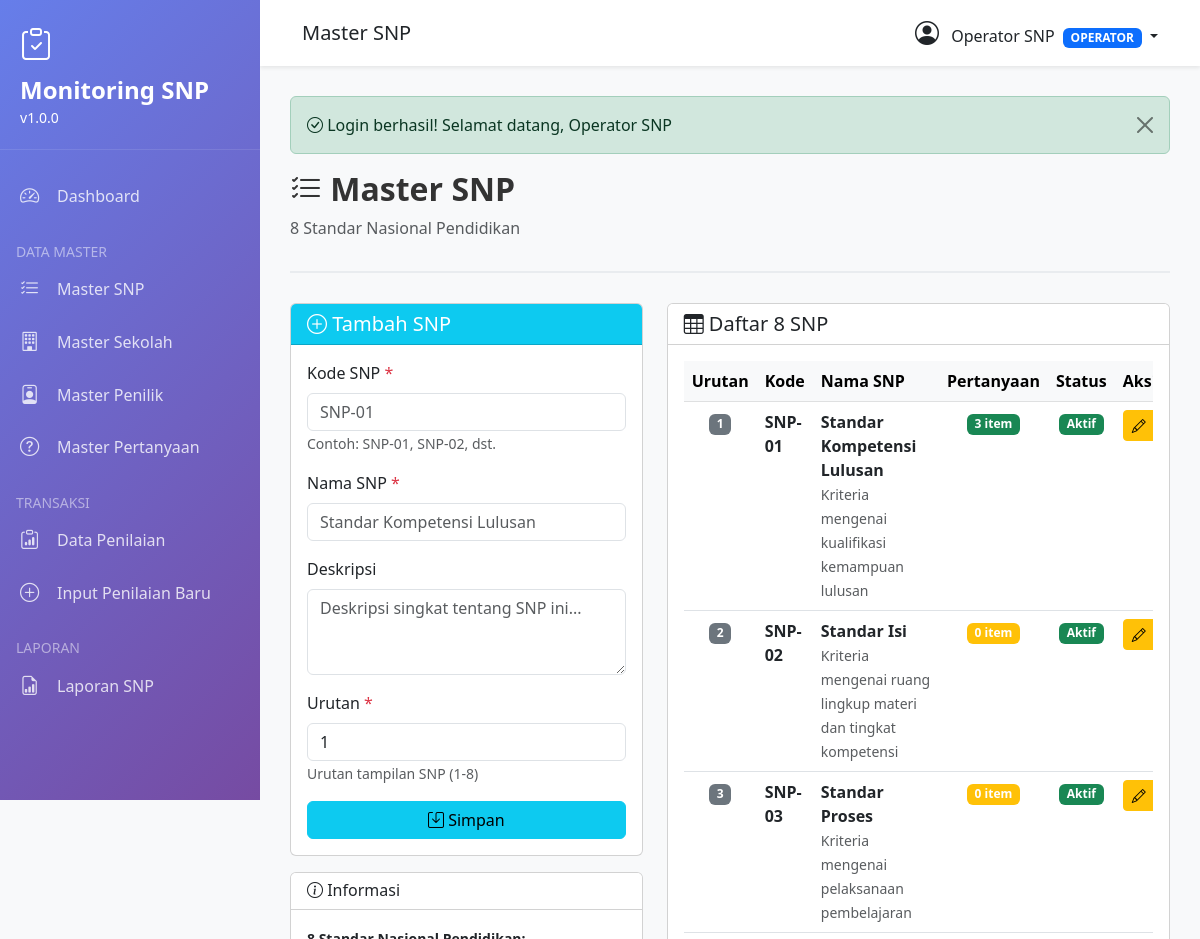
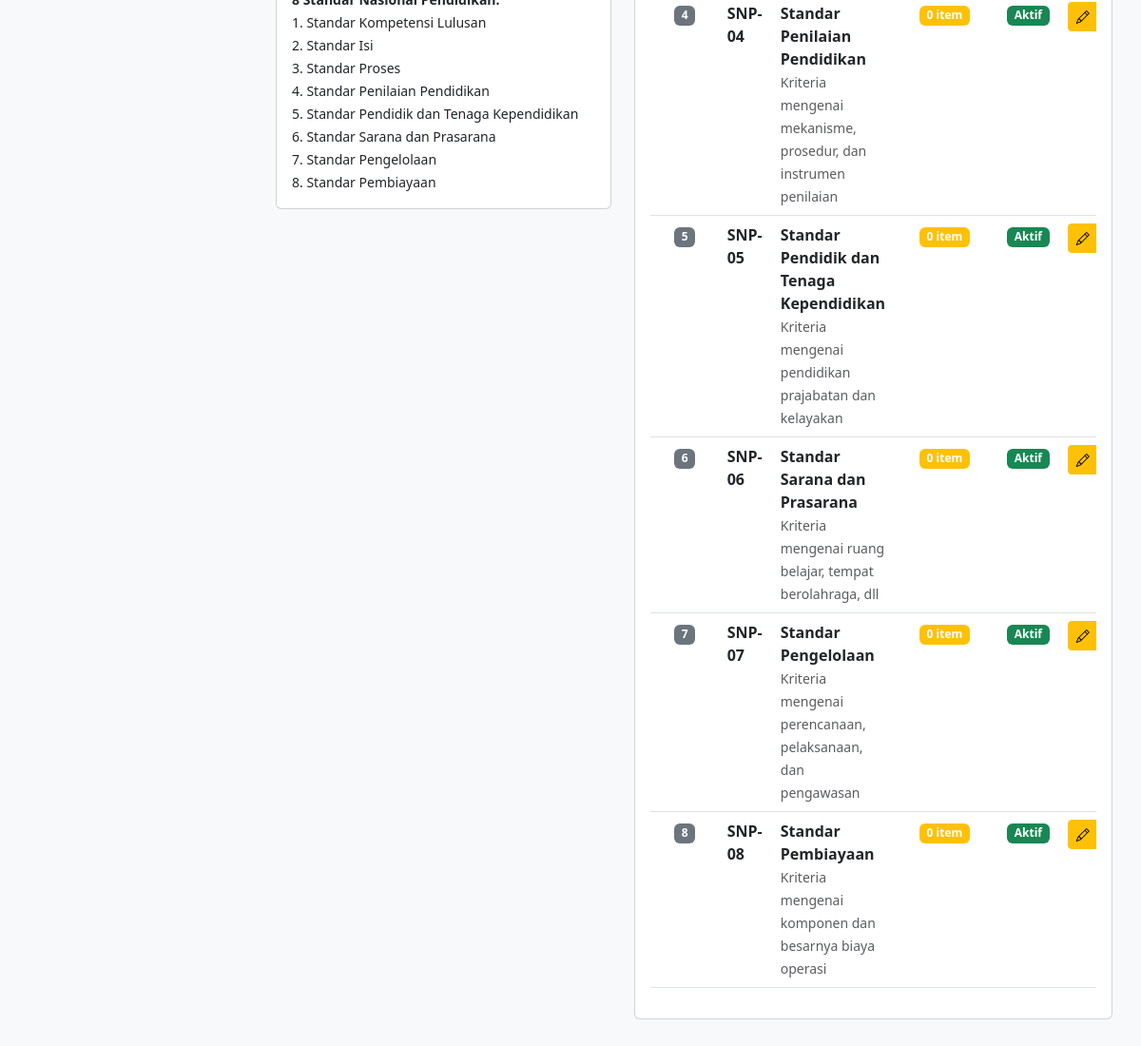
The app's page /modules/master-snp.php (signed in) with its own data (2 pictures, top to bottom).
### tables this page shows
CREATE TABLE master_snp (
    id INT PRIMARY KEY AUTO_INCREMENT,
    kode_snp VARCHAR(10) UNIQUE NOT NULL,
    nama_snp VARCHAR(200) NOT NULL,
    deskripsi TEXT,
    urutan INT,
    is_active TINYINT(1) DEFAULT 1,
    created_at TIMESTAMP DEFAULT CURRENT_TIMESTAMP,
    updated_at TIMESTAMP DEFAULT CURRENT_TIMESTAMP ON UPDATE CURRENT_TIMESTAMP
);

### config/config.php (called while the page is built, shortened)
<?php
class Database {
    private static $instance = null;
    private $conn;
    private function __construct() {
        try {
            $this->conn = new mysqli(DB_HOST, DB_USER, DB_PASS, DB_NAME);
            $this->conn->set_charset("utf8");
        } catch (Exception $e) {
            die("ERROR: " . $e->getMessage());
        }
    }
    public static function getInstance() {
        if (self::$instance === null) {
            self::$instance = new Database();
        }
        return self::$instance;
    }
    public function query($sql) {
        return $this->conn->query($sql);
    }
}

### modules/master-snp.php (the view, shortened to what this page needs)
<?php
$db = Database::getInstance();
$pageTitle = 'Master SNP';
require_once '../includes/header.php';
$editData = null;
$dataSNP = $db->query("
    SELECT s.*,
           (SELECT COUNT(*) FROM pertanyaan_snp WHERE snp_id = s.id) as jumlah_pertanyaan
    FROM master_snp s
    ORDER BY s.urutan
")->fetch_all(MYSQLI_ASSOC);
?>
<div class="page-header">
    <h2><i class="bi bi-list-check"></i> <?php echo $pageTitle; ?></h2>
    <p class="text-muted">8 Standar Nasional Pendidikan</p>
</div>
<div class="row">
    <div class="col-md-5">
        <div class="card">
            <div class="card-header bg-info text-white">
                <h5 class="mb-0">
                    <i class="bi bi-<?php echo $editData ? 'pencil' : 'plus'; ?>-circle"></i>
                    <?php echo $editData ? 'Edit' : 'Tambah'; ?> SNP
                </h5>
            </div>
            <div class="card-body">
                <form method="POST">
                    <div class="mb-3">
                        <label class="form-label">Kode SNP <span class="text-danger">*</span></label>
                        <input type="text" class="form-control" name="kode_snp"
                               value="<?php echo $editData['kode_snp'] ?? ''; ?>"
                               placeholder="SNP-01" required>
                        <small class="text-muted">Contoh: SNP-01, SNP-02, dst.</small>
                    </div>
                    <div class="mb-3">
                        <label class="form-label">Nama SNP <span class="text-danger">*</span></label>
                        <input type="text" class="form-control" name="nama_snp"
                               value="<?php echo $editData['nama_snp'] ?? ''; ?>"
                               placeholder="Standar Kompetensi Lulusan" required>
                    </div>
                    <div class="mb-3">
                        <label class="form-label">Deskripsi</label>
                        <textarea class="form-control" name="deskripsi" rows="3"
                                  placeholder="Deskripsi singkat tentang SNP ini..."><?php echo $editData['deskripsi'] ?? ''; ?></textarea>
                    </div>
                    <div class="mb-3">
                        <label class="form-label">Urutan <span class="text-danger">*</span></label>
                        <input type="number" class="form-control" name="urutan"
                               value="<?php echo $editData['urutan'] ?? '1'; ?>"
                               min="1" required>
                        <small class="text-muted">Urutan tampilan SNP (1-8)</small>
                    </div>
                    <div class="d-grid gap-2">
                        <button type="submit" class="btn btn-info">
                            <i class="bi bi-save"></i> Simpan
                        </button>
                    </div>
                </form>
            </div>
        </div>
        <div class="card mt-3">
            <div class="card-header bg-white">
                <h6 class="mb-0"><i class="bi bi-info-circle"></i> Informasi</h6>
            </div>
            <div class="card-body">
                <small>
                    <strong>8 Standar Nasional Pendidikan:</strong><br>
                    1. Standar Kompetensi Lulusan<br>
                    2. Standar Isi<br>
                    3. Standar Proses<br>
                    4. Standar Penilaian Pendidikan<br>
                    5. Standar Pendidik dan Tenaga Kependidikan<br>
                    6. Standar Sarana dan Prasarana<br>
                    7. Standar Pengelolaan<br>
                    8. Standar Pembiayaan
                </small>
            </div>
        </div>
    </div>
    <div class="col-md-7">
        <div class="card">
            <div class="card-header bg-white">
                <h5 class="mb-0"><i class="bi bi-table"></i> Daftar 8 SNP</h5>
            </div>
            <div class="card-body">
                <div class="table-responsive">
                    <table class="table table-hover">
                        <thead class="table-light">
                            <tr>
                                <th width="50">Urutan</th>
                                <th width="100">Kode</th>
                                <th>Nama SNP</th>
                                <th width="100" class="text-center">Pertanyaan</th>
                                <th width="100" class="text-center">Status</th>
                                <th width="120">Aksi</th>
                            </tr>
                        </thead>
                        <tbody>
                            <?php foreach ($dataSNP as $item): ?>
                            <tr>
                                <td class="text-center">
                                    <span class="badge bg-secondary"><?php echo $item['urutan']; ?></span>
                                </td>
                                <td><strong><?php echo $item['kode_snp']; ?></strong></td>
                                <td>
                                    <strong><?php echo $item['nama_snp']; ?></strong><br>
                                    <small class="text-muted"><?php echo $item['deskripsi']; ?></small>
                                </td>
                                <td class="text-center">
                                    <?php if ($item['jumlah_pertanyaan'] > 0): ?>
                                    <span class="badge bg-success"><?php echo $item['jumlah_pertanyaan']; ?> item</span>
                                    <?php else: ?>
                                    <span class="badge bg-warning">0 item</span>
                                    <?php endif; ?>
                                </td>
                                <td class="text-center">
                                    <?php if ($item['is_active']): ?>
                                    <span class="badge bg-success">Aktif</span>
                                    <?php else: ?>
                                    <span class="badge bg-secondary">Non-Aktif</span>
                                    <?php endif; ?>
                                </td>
                                <td>
                                    <div class="btn-group" role="group">
                                        <a href="?edit=<?php echo $item['id']; ?>" class="btn btn-sm btn-warning" title="Edit">
                                            <i class="bi bi-pencil"></i>
                                        </a>
                                    </div>
                                </td>
                            </tr>
                            <?php endforeach; ?>
                        </tbody>
                    </table>
                </div>
            </div>
        </div>
    </div>
</div>
<?php require_once '../includes/footer.php'; ?>

### includes/header.php (style rules this page uses)
:root { --primary-color: #667eea; --secondary-color: #764ba2; --sidebar-width: 260px; }
body { font-family: 'Segoe UI', Tahoma, Geneva, Verdana, sans-serif; background-color: #f8f9fa; }
.page-header { margin-bottom: 30px; padding-bottom: 15px; border-bottom: 2px solid #e9ecef; }
.page-header h2 { color: #333; font-weight: 600; }

### records on screen
master_snp: urutan "1", kode_snp "SNP-01", nama_snp "Standar Kompetensi Lulusan", deskripsi "Kriteria mengenai kualifikasi kemampuan lulusan", jumlah_pertanyaan "3", is_active "Aktif"
master_snp: urutan "2", kode_snp "SNP-02", nama_snp "Standar Isi", deskripsi "Kriteria mengenai ruang lingkup materi dan tingkat kompetensi", shows "0 item", is_active "Aktif"
master_snp: urutan "3", kode_snp "SNP-03", nama_snp "Standar Proses", deskripsi "Kriteria mengenai pelaksanaan pembelajaran", shows "0 item", is_active "Aktif"
master_snp: urutan "4", kode_snp "SNP-04", nama_snp "Standar Penilaian Pendidikan", deskripsi "Kriteria mengenai mekanisme, prosedur, dan instrumen penilaian", shows "0 item", is_active "Aktif"
master_snp: urutan "5", kode_snp "SNP-05", nama_snp "Standar Pendidik dan Tenaga Kependidikan", deskripsi "Kriteria mengenai pendidikan prajabatan dan kelayakan", shows "0 item", is_active "Aktif"
master_snp: urutan "6", kode_snp "SNP-06", nama_snp "Standar Sarana dan Prasarana", deskripsi "Kriteria mengenai ruang belajar, tempat berolahraga, dll", shows "0 item", is_active "Aktif"
master_snp: urutan "7", kode_snp "SNP-07", nama_snp "Standar Pengelolaan", deskripsi "Kriteria mengenai perencanaan, pelaksanaan, dan pengawasan", shows "0 item", is_active "Aktif"
master_snp: urutan "8", kode_snp "SNP-08", nama_snp "Standar Pembiayaan", deskripsi "Kriteria mengenai komponen dan besarnya biaya operasi", shows "0 item", is_active "Aktif"

### other values on screen
APP_NAME "Monitoring SNP"
APP_VERSION "1.0.0"
$pageTitle "Master SNP"
$_SESSION['nama_lengkap'] "Operator SNP"
$_SESSION['role'] "OPERATOR"
$flash['message'] "Login berhasil! Selamat datang, Operator SNP"
